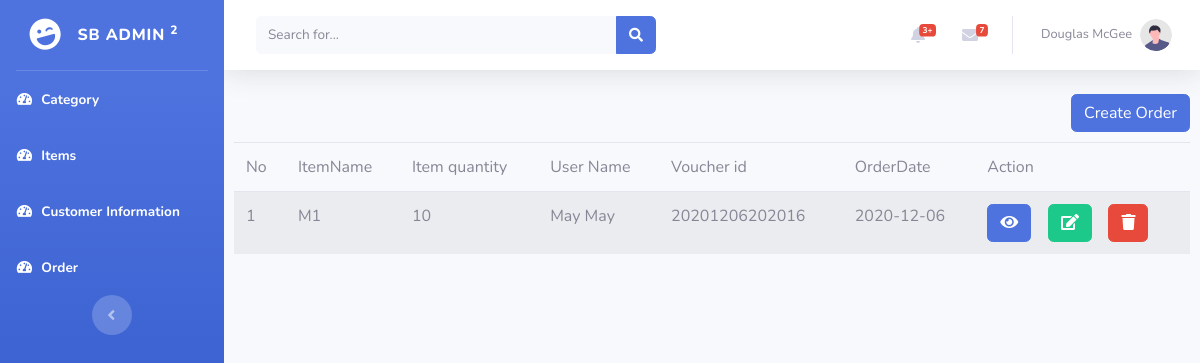
The page /backend/orderindex.php on the database its author committed.
### tables this page shows
CREATE TABLE `register` (
  `id` int(11) NOT NULL,
  `firstname` varchar(255) NOT NULL,
  `lastname` varchar(255) NOT NULL,
  `gender` varchar(255) NOT NULL,
  `address` varchar(255) NOT NULL,
  `email` varchar(255) NOT NULL,
  `password` varchar(255) NOT NULL
);

CREATE TABLE `item` (
  `id` int(11) NOT NULL,
  `name` varchar(255) NOT NULL,
  `photo` varchar(255) NOT NULL,
  `code` varchar(255) NOT NULL,
  `size` varchar(255) NOT NULL,
  `color` varchar(255) NOT NULL,
  `price` varchar(255) NOT NULL,
  `productid` int(11) NOT NULL
);

CREATE TABLE `orders` (
  `id` int(11) NOT NULL,
  `itemname` varchar(255) NOT NULL,
  `itemqty` varchar(255) NOT NULL,
  `userid` varchar(255) NOT NULL,
  `voucherid` varchar(255) NOT NULL,
  `orderdate` date NOT NULL
);

### backend/include/dbconn.php (called while the page is built, shortened)
<?php
class Database
{
	private static $dbHost='localhost';
	private static $dbName='purchasersystem';
	private static $dbUserName='root';
	private static $dbPassword='';
	private static $cont=null;
	public static function connect(){
	if (null== self::$cont) {
		try{
			self::$cont=new PDO("mysql:host=".self::$dbHost.";"."dbname=".self::$dbName,self::$dbUserName,self::$dbPassword);
		}
		catch (PDOException $e){
			die($e->getMessage());
		}
	}
	return self::$cont;
}
}
?>

### backend/model/order.php (called while the page is built, shortened)
<?php
include_once('include/dbconn.php');
class Order{
    public function show(){
         $this->pdo = Database::connect();
        $this->pdo->setAttribute(PDO::ATTR_ERRMODE,PDO::ERRMODE_EXCEPTION);
        $sql="select * from orders";
        $stmt=$this->pdo->prepare($sql);
        $stmt->execute();
        $results = $stmt -> fetchAll(PDO::FETCH_ASSOC);
            return $results;
    }
}
?>

### backend/controller/ordercontroller.php (called while the page is built, shortened)
<?php
    include_once("model/order.php");
    class OrderController extends Order{
        public function showOrder()
        {
        	return $this->show();
        }
    }
?>

### backend/model/item.php (called while the page is built, shortened)
<?php
include_once('include/dbconn.php');
class Item
{
     public function name($iname){
      $this->pdo = Database::connect();
             $this->pdo->setAttribute(PDO::ATTR_ERRMODE,PDO::ERRMODE_EXCEPTION);
             $sql="select * from item where id=:id";
             $stmt=$this->pdo->prepare($sql);
             $stmt->bindParam(':id',$iname);
             $stmt->execute();
             $results = $stmt -> fetchAll(PDO::FETCH_ASSOC);
                 return $results;
     }
}
?>

### backend/controller/itemcontroller.php (called while the page is built, shortened)
<?php
include_once('model/item.php');
class ItemController extends Item
{
	public function itemName($iname){
		return $this->name($iname);
	}
}
?>

### backend/model/register.php (called while the page is built, shortened)
<?php
include_once('include/dbconn.php');
class Register{
    public function name($uname){
      $this->pdo=Database::connect();
        $this->pdo->setAttribute(PDO::ATTR_ERRMODE,PDO::ERRMODE_EXCEPTION);
        $sql="select * from register where id=:a";
            $stmt=$this->pdo->prepare($sql);
            $stmt->bindParam(':a',$uname);
            $stmt -> execute();
            $results = $stmt -> fetchAll(PDO::FETCH_ASSOC);
            return $results;
    }
}
?>

### backend/controller/registercontroller.php (called while the page is built, shortened)
<?php
include_once('model/register.php');
class RegisterController extends Register
{
	public function customerName($uname){
		return $this->name($uname);
	}
}
?>

### backend/orderindex.php (the view, shortened to what this page needs)
<?php
include_once("controller/ordercontroller.php");
$ordercontrol=new OrderController();
$results=$ordercontrol->showOrder();
?>
<!DOCTYPE html>
<html lang="en">
<head>
    <link href="https://cdnjs.cloudflare.com/ajax/libs/font-awesome/5.15.1/css/all.min.css" rel="stylesheet" type="text/css">
    <link href="css/sb-admin-2.min.css" rel="stylesheet">
</head>
<body id="page-top">
    <div id="wrapper">
        <ul class="navbar-nav bg-gradient-primary sidebar sidebar-dark accordion" id="accordionSidebar">
            <a class="sidebar-brand d-flex align-items-center justify-content-center" href="create_cat.php">
                <div class="sidebar-brand-icon rotate-n-15">
                    <i class="fas fa-laugh-wink"></i>
                </div>
                <div class="sidebar-brand-text mx-3">SB Admin <sup>2</sup></div>
            </a>
            <hr class="sidebar-divider my-0">
             <li class="nav-item active">
                <a class="nav-link" href="catindex.php">
                    <i class="fas fa-fw fa-tachometer-alt"></i>
                    <span>Category</span></a>
            </li>
            <li class="nav-item active">
                <a class="nav-link" href="itemindex.php">
                    <i class="fas fa-fw fa-tachometer-alt"></i>
                    <span>Items</span></a>
            </li>
            <li class="nav-item active">
                <a class="nav-link" href="customerindex.php">
                    <i class="fas fa-fw fa-tachometer-alt"></i>
                    <span>Customer Information</span></a>
            </li>
            <li class="nav-item active">
                <a class="nav-link" href="orderindex.php">
                    <i class="fas fa-fw fa-tachometer-alt"></i>
                    <span>Order</span></a>
            </li>
            <div class="text-center d-none d-md-inline">
                <button class="rounded-circle border-0" id="sidebarToggle"></button>
            </div>
        </ul>
        <div id="content-wrapper" class="d-flex flex-column">
            <div id="content">
                <nav class="navbar navbar-expand navbar-light bg-white topbar mb-4 static-top shadow">
                    <form
                        class="d-none d-sm-inline-block form-inline mr-auto ml-md-3 my-2 my-md-0 mw-100 navbar-search">
                        <div class="input-group">
                            <input type="text" class="form-control bg-light border-0 small" placeholder="Search for..."
                                aria-label="Search" aria-describedby="basic-addon2">
                            <div class="input-group-append">
                                <button class="btn btn-primary" type="button">
                                    <i class="fas fa-search fa-sm"></i>
                                </button>
                            </div>
                        </div>
                    </form>
                    <ul class="navbar-nav ml-auto">
                        <li class="nav-item dropdown no-arrow mx-1">
                            <a class="nav-link dropdown-toggle" href="#" id="alertsDropdown" role="button"
                                data-toggle="dropdown" aria-haspopup="true" aria-expanded="false">
                                <i class="fas fa-bell fa-fw"></i>
                                <span class="badge badge-danger badge-counter">3+</span>
                            </a>
                        </li>
                        <li class="nav-item dropdown no-arrow mx-1">
                            <a class="nav-link dropdown-toggle" href="#" id="messagesDropdown" role="button"
                                data-toggle="dropdown" aria-haspopup="true" aria-expanded="false">
                                <i class="fas fa-envelope fa-fw"></i>
                                <span class="badge badge-danger badge-counter">7</span>
                            </a>
                        </li>
                        <li class="nav-item dropdown no-arrow">
                            <a class="nav-link dropdown-toggle" href="#" id="userDropdown" role="button"
                                data-toggle="dropdown" aria-haspopup="true" aria-expanded="false">
                                <span class="mr-2 d-none d-lg-inline text-gray-600 small">Douglas McGee</span>
                                <img class="img-profile rounded-circle"
                                    src="img/undraw_profile.svg">
                            </a>
                        </li>
                    </ul>
                </nav>
<div class="container-fluide" style="margin:10px 10px 0 10px">
<div class='float-right' style="border-radius:20px; margin:0 0 10px 0">
    <a href='createorder.php' class='btn btn-primary pull-right'>Create Order</a>
</div>
 <table class="table table-striped" >
<thead>
<tr >
<td >No</td>
<td>ItemName</td>
<td>Item quantity</td>
<td>User Name</td>
<td>Voucher id</td>
<td>OrderDate</td>
<td>Action</td>
</tr>
</thead>
<tbody>
<?php
$i=1;
foreach($results as $result)
{
$iname=$result['itemname'];
$uname=$result['userid'];
include_once("controller/itemcontroller.php");
$itemcontrol=new ItemController();
$iresults=$itemcontrol->itemName($iname);
include_once("controller/registercontroller.php");
$registercontrol=new RegisterController();
$cresults=$registercontrol->customerName($uname);
foreach ($iresults as $iresult) {
foreach ($cresults as $cresult) {
 ?>
<tr>
<td><?php echo $i++?> </td>
<td><?php echo $iresult['name'];?> </td>
<td><?php echo $result['itemqty'];?> </td>
<td><?php echo $cresult['firstname'];?>&nbsp;<?php echo $cresult['lastname'];?> </td>
<td><?php echo $result['voucherid'];?> </td>
<td><?php echo $result['orderdate'];?> </td>
<td><a class="btn btn-primary" href="orderview.php?id=<?php echo $result['id'];?>" ><i class="fa fa-eye"></i></a>&nbsp; &nbsp; <a class="btn btn-success" href="orderedit.php?id=<?php echo $result['id'];?>"><i class="fa fa-edit"></i></a>&nbsp; &nbsp; <a class="btn btn-danger" onclick="return deleteuser(<?php echo $result['id'];?>);"><i class="fa fa-trash"></i></a></td>
</tr>
<?php
}
}
}
?>
</tbody>
</table>
</div>
</div>
    </div>
</body>
</html>

### rows shown on the page
orders: itemqty "10", voucherid "20201206202016", orderdate "2020-12-06"
item: name "M1"
register: firstname "May", lastname "May"
